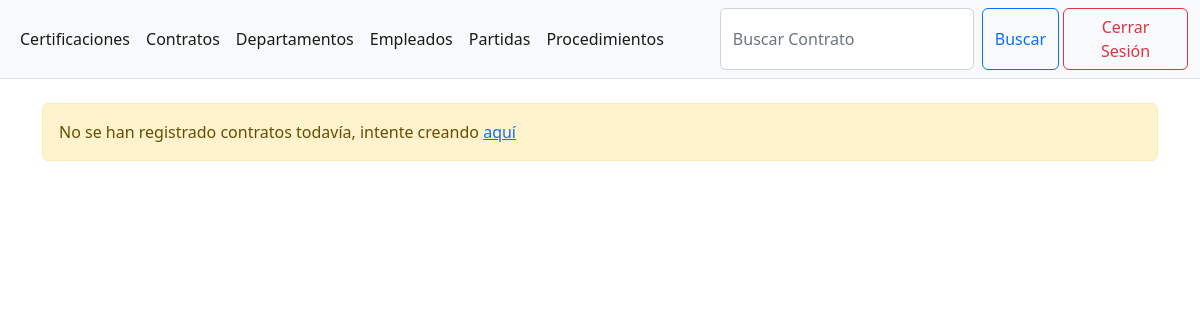
The page /contract/ (signed in) on the database as committed earlier.
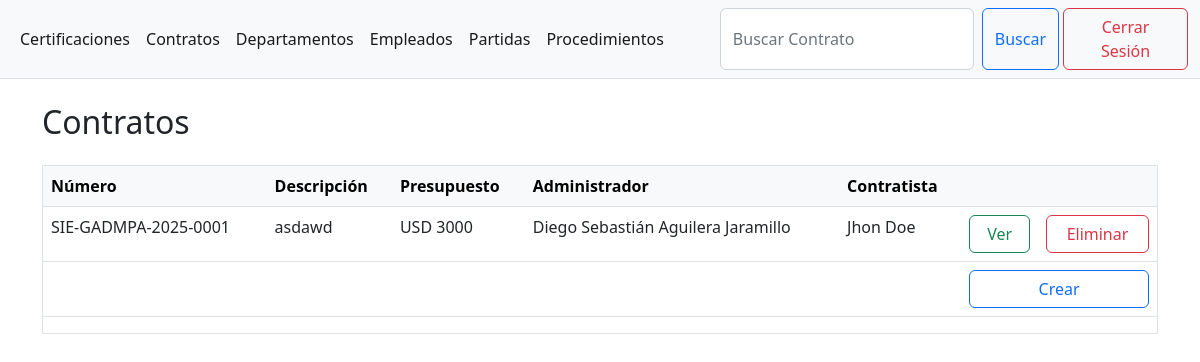
The same page on the database as committed later.
### apps/contract/models.py (models this page shows, shortened)
class Contract(AuditModel):
    number = models.CharField(max_length=30, unique=True)
    certification = models.ManyToManyField(Certification)
    admin = models.ForeignKey(Employee, on_delete=models.PROTECT)
    contractor = models.CharField(max_length=100)
    description = models.TextField()
    suscription = models.DateField()
    duration = models.PositiveIntegerField()
    @property
    def total_budget(self) -> Decimal | int:
        return self.certification.aggregate(total=models.Sum("budget"))["total"] or 0
    class Meta:
        ordering = ["number"]

### apps/employee/models.py (models this page shows, shortened)
class Employee(models.Model):
    ci = models.CharField(primary_key=True, max_length=10)
    first_name = models.CharField(max_length=20)
    middle_name = models.CharField(max_length=20)
    first_last_name = models.CharField(max_length=20)
    middle_last_name = models.CharField(max_length=20)
    email = models.EmailField(max_length=100, unique=True)
    user = models.CharField(max_length=50, unique=True)
    @property
    def full_name(self) -> str:
        return f"{self.first_name} {self.middle_name} {self.first_last_name} {self.middle_last_name}"
    class Meta:
        ordering = ["first_last_name", "middle_last_name",
                    "first_name", "middle_name", "ci"]

### apps/contract/views.py (the view, shortened to what this page needs)
# urls.py: path("", views.list_contract, name="list"),
def list_contract(request: HttpRequest) -> HttpResponse:
    object_list = Contract.objects.all()
    paginator = Paginator(object_list, 50)
    page_number = request.GET.get("page")
    page_obj = paginator.get_page(page_number)
    context = {"page_obj": page_obj}
    query = request.GET.get("q", "").strip()
    return render(request, "contract/list.html", context)

### templates/contract/list.html (shortened to what this page needs)
{% extends 'base.html' %}
{% block form %}
  <form action="{% url 'contract:list' %}" class="d-inline-flex w-100" role="search">
    <input name="q" class="form-control me-2" type="search" placeholder="Buscar Contrato" />
    <button class="btn btn-outline-primary" type="submit">Buscar</button>
  </form>
{% endblock %}
{% block body %}
  {% if page_obj %}
    <ol class="breadcrumb">
      <li class="breadcrumb-item h2" aria-current="page">Contratos</li>
    </ol>
    <div class="table-responsive-xxl border">
      <table class="table table-hover">
        <thead class="table-light">
          <tr>
            <th>Número</th>
            <th>Descripción</th>
            <th>Presupuesto</th>
            <th>Administrador</th>
            <th>Contratista</th>
            <th colspan="2"></th>
          </tr>
        </thead>
        <tbody>
          {% for object in page_obj %}
            <tr>
              <td>{{ object.number }}</td>
              <td>{{ object.description }}</td>
              <td>USD {{ object.total_budget }}</td>
              <td>{{ object.admin.full_name }}</td>
              <td>{{ object.contractor }}</td>
              <td>
                <a href="{% url 'contract:detail' object.pk %}" class="btn btn-outline-success w-100">Ver</a>
              </td>
              <td>
                <a href="{% url 'contract:delete' object.pk %}" class="btn btn-outline-danger w-100">Eliminar</a>
              </td>
            </tr>
          {% endfor %}
        </tbody>
        <tfoot>
          <tr>
            <th colspan="5" class="text-end"></th>
            <th colspan="2">
              <a href="{% url 'contract:create' %}" class="btn btn-outline-primary w-100">Crear</a>
            </th>
          </tr>
        </tfoot>
      </table>
    </div>
  {% else %}
    {% if not message and not ProtectedError and not IntegrityError and not Exception %}
      <div class="alert alert-warning" role="alert">
        No se han registrado contratos todavía, intente creando <a href="{% url 'contract:create' %}">aquí</a>
      </div>
    {% endif %}
  {% endif %}
{% endblock %}

Rows that differ between the two databases and show on the page:
added Contract: number "SIE-GADMPA-2025-0001", description "asdawd", total_budget "3000", admin.full_name "Diego Sebastián Aguilera Jaramillo", contractor "Jhon Doe"
Other text that changed with them:
text no longer shown: "No se han registrado contratos todavía, intente creando aquí"
text now shown: "Contratos Número Descripción Presupuesto Administrador Contratista Crear"
